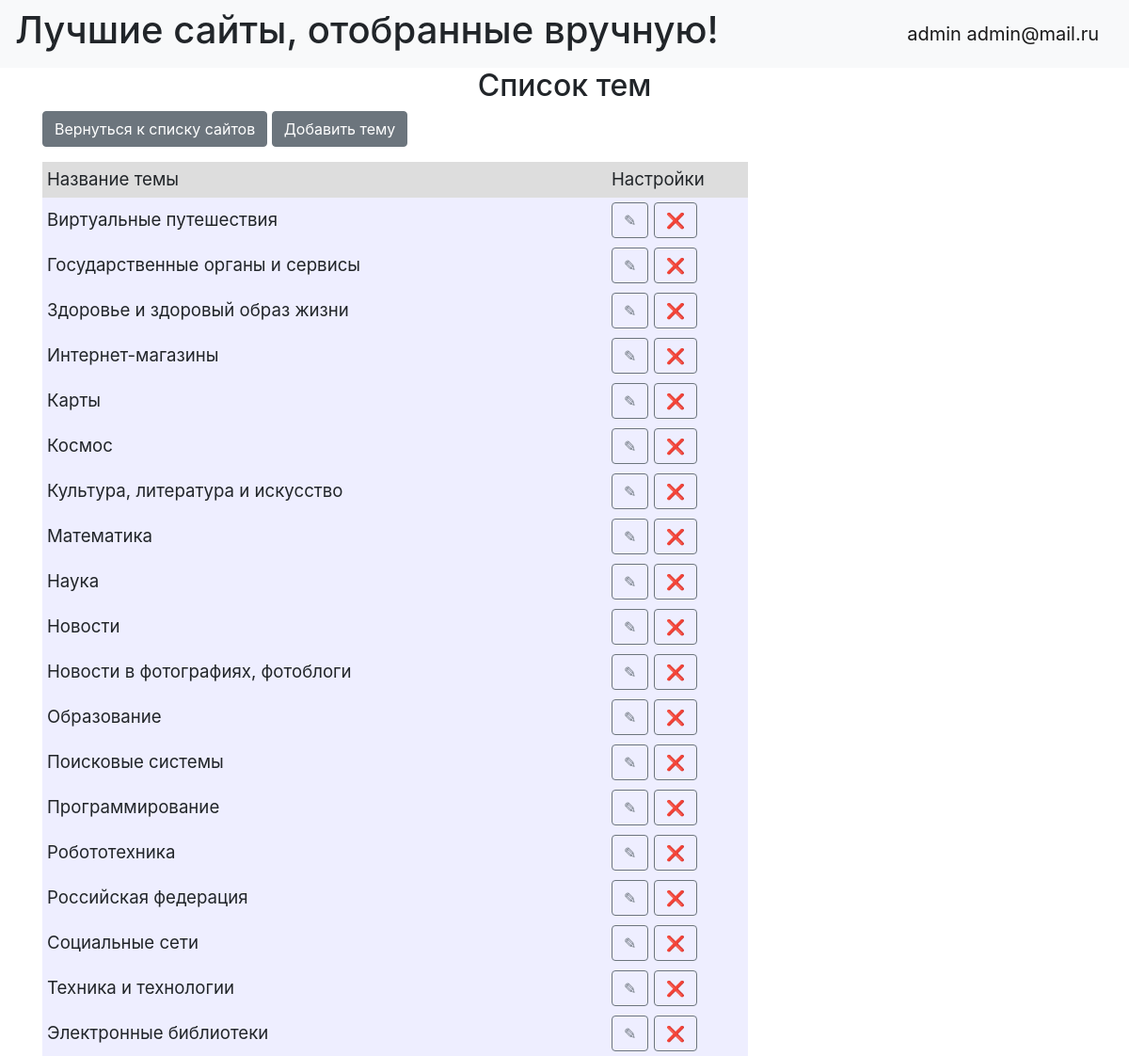
Page /0/topics (signed in) on the committed database.
### data/users.py (models this page shows, shortened)
class User(SqlAlchemyBase, UserMixin):
    __tablename__ = 'users'
    id = sqlalchemy.Column(sqlalchemy.Integer, primary_key=True, autoincrement=True)
    user_login = sqlalchemy.Column(sqlalchemy.String, nullable=False, unique=True)
    email = sqlalchemy.Column(sqlalchemy.String, nullable=False, unique=True)
    hashed_password = sqlalchemy.Column(sqlalchemy.String, nullable=True)
    age = sqlalchemy.Column(sqlalchemy.Integer, nullable=False)
    registration_date = sqlalchemy.Column(sqlalchemy.DateTime, default=datetime.datetime.now)
    topic = orm.relation("Topic", back_populates='user')
    site = orm.relation("Site", back_populates='user')

### data/topics.py (models this page shows, shortened)
class Topic(SqlAlchemyBase):
    __tablename__ = 'topics'
    id = sqlalchemy.Column(sqlalchemy.Integer, primary_key=True, autoincrement=True)
    topic_title = sqlalchemy.Column(sqlalchemy.String)
    user_id = sqlalchemy.Column(sqlalchemy.Integer, sqlalchemy.ForeignKey("users.id"))
    user = orm.relation('User')
    site = orm.relation("Site", back_populates='topic')

### main.py (the view)
    @app.route("/0/topics")
    def topics():
        session = db_session.create_session()
        if current_user.is_authenticated:
            topics = session.query(Topic).filter(Topic.user_id.in_([1, current_user.id]))
        else:
            topics = session.query(Topic).filter(Topic.user_id == 1)
        list_topics = sorted([p for p in topics], key=lambda q: q.topic_title)
        return render_template("topics.html", list_topics=list_topics, title='Список тем')

### data/db_session.py (called while the page is built)
def create_session() -> Session:
    global __factory
    return __factory()

### templates/topics.html (shortened to what this page needs)
{% extends "base.html" %}
{% block content %}
<h2 align="center">Список тем</h2>
{% if current_user.is_authenticated %}
<p align="justify">
    <a href="/{{0}}/{{0}}" class="btn btn-secondary">Вернуться к списку сайтов</a>
    <a href="add_topic" class="btn btn-secondary">Добавить тему</a></p>
{% endif %}
<div class="table_container">
    <table class="my_table">
        <tr class="my_row">
            <td class="title" width="600px" bgcolor="#dddddd">Название темы</td>
            <td class="title" width="150px" bgcolor="#dddddd">Настройки</td>
        </tr>
        {% for topic in list_topics %}
        <tr class="my_row">
            <td class="ordinary" bgcolor="#eeeeff">{{ topic.topic_title.capitalize() }}</td>
            <td class="ordinary" bgcolor="#eeeeff">
            {% if current_user.is_authenticated and topic.user_id == current_user.id %}
                <div>
                    <a href="/topics/{{ topic.id }}" class="btn btn-outline-secondary">&#9998</a>
                    <a href="/topic_delete/{{ topic.id }}" class="btn btn-outline-secondary">&#10060</a>
                </div>
            {% endif %}
            </td>
        </tr>
        {% endfor %}
    </table>
</div>
{% endblock %}

### templates/base.html (shortened to what this page needs)
<!DOCTYPE html>
<html lang="en">
<head>
    <link rel="stylesheet" href="https://stackpath.bootstrapcdn.com/bootstrap/4.4.1/css/bootstrap.min.css"
>
    <link rel="stylesheet" type="text/css" href="../static/css/style.css"/>
</head>
<body>
<header>
    <nav class="navbar navbar-light bg-light">
        <h1>Лучшие сайты, отобранные вручную!</h1>
        {% if current_user.is_authenticated %}
        <a class="navbar-brand" href="/logout">{{ current_user.user_login }} {{ current_user.email }}</a>
        {% else %}
        <p>
            <a class="btn btn-primary " href="/register">Зарегистрироваться</a>
            <a class="btn btn-success" href="/login">Войти</a>
        </p>
        {% endif %}
    </nav>
</header>
<main role="main" class="container">
    {% block content %}{% endblock %}
</main>
</body>
</html>

### static/css/style.css (style rules this page uses)
td.title { background-color: "#dddddd"; align: "center"; font-size: 14pt; padding: 5px; }
td.ordinary { background-color: "#eeeeff"; align: "center"; font-size: 14pt; padding: 5px; }
p { font-size: 12pt; }

### rows in the picture
User: user_login "admin", email "admin@mail.ru"
Topic: topic_title "Виртуальные путешествия"
Topic: topic_title "Государственные органы и сервисы"
Topic: topic_title "Здоровье и здоровый образ жизни"
Topic: topic_title "Интернет-магазины"
Topic: topic_title "Карты"
Topic: topic_title "Космос"
Topic: topic_title "Культура, литература и искусство"
Topic: topic_title "Математика"
Topic: topic_title "Наука"
Topic: topic_title "Новости"
Topic: topic_title "Новости в фотографиях, фотоблоги"
Topic: topic_title "Образование"
Topic: topic_title "Поисковые системы"
Topic: topic_title "Программирование"
Topic: topic_title "Робототехника"
Topic: topic_title "Российская федерация"
Topic: topic_title "Социальные сети"
Topic: topic_title "Техника и технологии"
Topic: topic_title "Электронные библиотеки"
